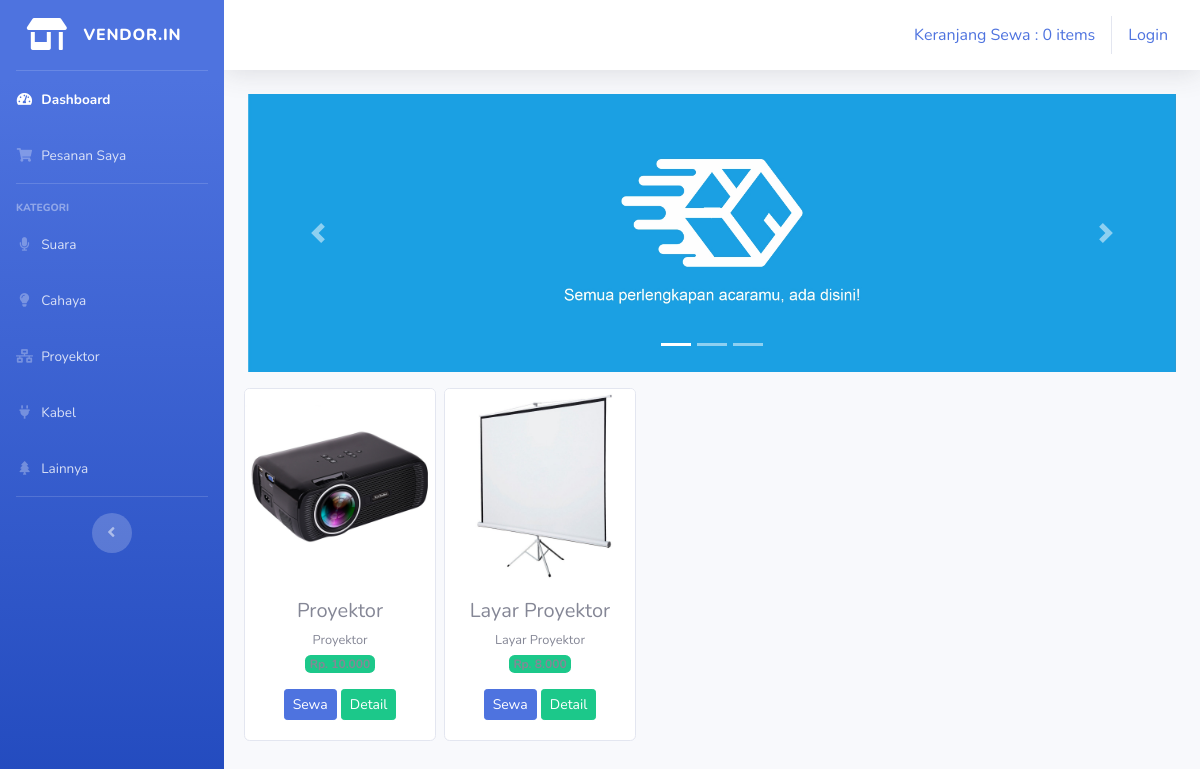
Page /index.php/kategori/proyektor on the committed database.
### tables this page shows
CREATE TABLE `tb_barang` (
  `id_brg` int(11) NOT NULL,
  `id_vendor` int(11) NOT NULL,
  `nama_brg` varchar(120) NOT NULL,
  `keterangan` varchar(225) NOT NULL,
  `kategori` varchar(60) NOT NULL,
  `harga` int(11) NOT NULL,
  `stok` int(4) NOT NULL,
  `gambar` text NOT NULL
);

### application/controllers/Kategori.php (called while the page is built, shortened)
<?php
class Kategori extends CI_Controller{
	public function proyektor()
	{
		$data['proyektor'] = $this->model_kategori->data_proyektor()->result();
		$this->load->view('templates/header');
		$this->load->view('templates/sidebar');
		$this->load->view('proyektor',$data);
		$this->load->view('templates/footer');
	}
}

### index.php (called while the page is built, shortened)
<?php
require_once BASEPATH.'core/CodeIgniter.php';

### application/models/model_kategori.php (called while the page is built, shortened)
<?php
class Model_kategori extends CI_Model{
	public function data_proyektor(){
		return $this->db->get_where("tb_barang",array('kategori' => 'proyektor'));
	}
}

### application/views/proyektor.php (the view, shortened to what this page needs)
<div class="container-fluid">
    <div id="carouselExampleIndicators" class="carousel slide" data-ride="carousel">
        <ol class="carousel-indicators">
            <li data-target="#carouselExampleIndicators" data-slide-to="0" class="active"></li>
            <li data-target="#carouselExampleIndicators" data-slide-to="1"></li>
            <li data-target="#carouselExampleIndicators" data-slide-to="2"></li>
        </ol>
        <div class="carousel-inner">
            <div class="carousel-item active">
                <img src="<?php echo base_url('assets/img/slider1.jpg') ?>" class="d-block w-100" alt="...">
            </div>
        </div>
        <a class="carousel-control-prev" href="#carouselExampleIndicators" role="button" data-slide="prev">
            <span class="carousel-control-prev-icon" aria-hidden="true"></span>
        </a>
        <a class="carousel-control-next" href="#carouselExampleIndicators" role="button" data-slide="next">
            <span class="carousel-control-next-icon" aria-hedden="true"></span>
        </a>
    </div>
    <div class="row text-center mt-3">
        <?php foreach ($proyektor as $brg) : ?>
            <div class="card ml-2 mb-3" style="width: 12rem;">
                <img src="<?php echo base_url().'/uploads/'.$brg->gambar ?>" class="card-img-top" alt="...">
                    <div class="card-body">
                        <h5 class="card-title mb-1"><?php echo $brg->nama_brg ?></h5>
                        <small><?php echo $brg->keterangan ?></small><br>
                    <span class="badge bg-success mb-3">Rp. <?php echo number_format($brg->harga, 0,',','.')  ?></span><br>
                    <?php echo anchor('dashboard/tambah_ke_keranjang/'.$brg->id_brg, '<div class="btn btn-sm btn-primary">Sewa</div>') ?>
                    <?php echo anchor('dashboard/detail/'.$brg->id_brg, '<div class="btn btn-sm btn-success">Detail</div>') ?>
            </div>
        </div>
        <?php endforeach; ?>
    </div>
</div>

### rows in the picture
tb_barang: gambar (picture), nama_brg "Proyektor", keterangan "Proyektor", harga "10.000", id_brg "Sewa", id_brg "Detail"
tb_barang: gambar (picture), nama_brg "Layar Proyektor", keterangan "Layar Proyektor", harga "8.000", id_brg "Sewa", id_brg "Detail"

### other values in the picture
anchor('dashboard/detail_keranjang', $keranjang) "Keranjang Sewa : 0 items"
anchor('auth/login','Login') "Login"
